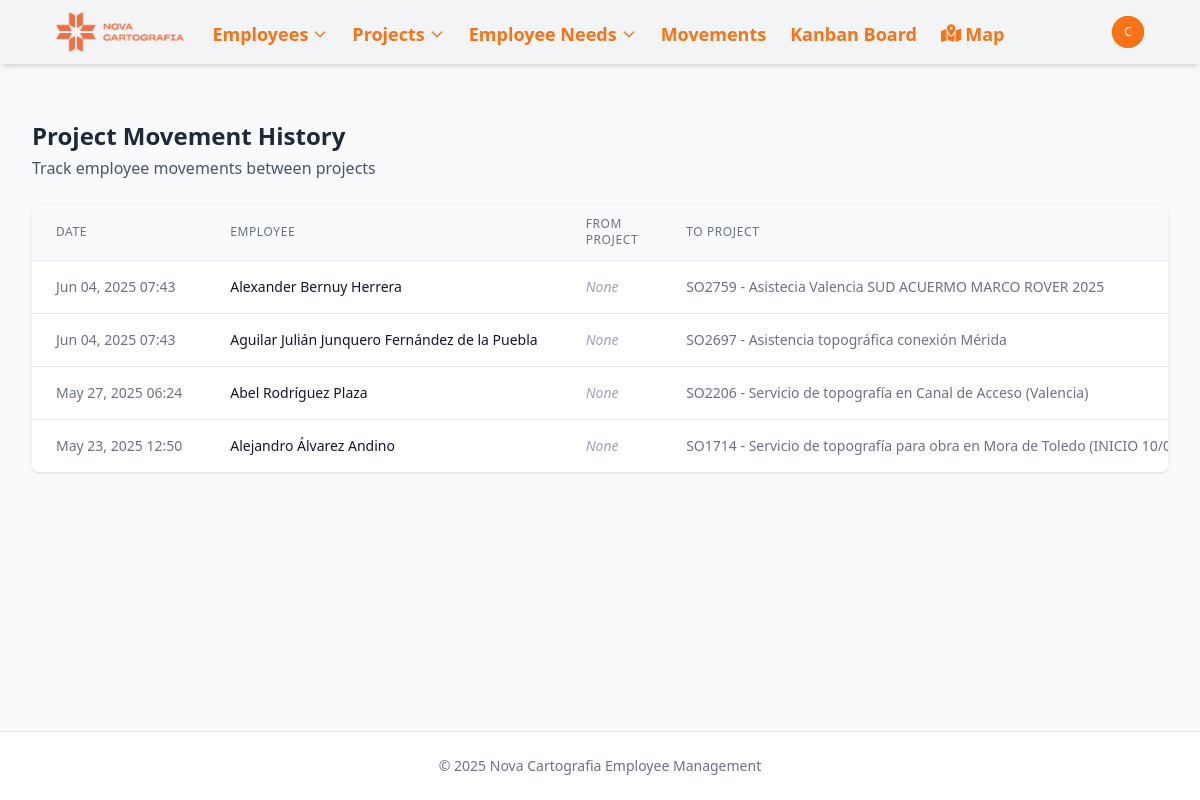
/movements/ (signed in), run on an earlier commit of the app's database.
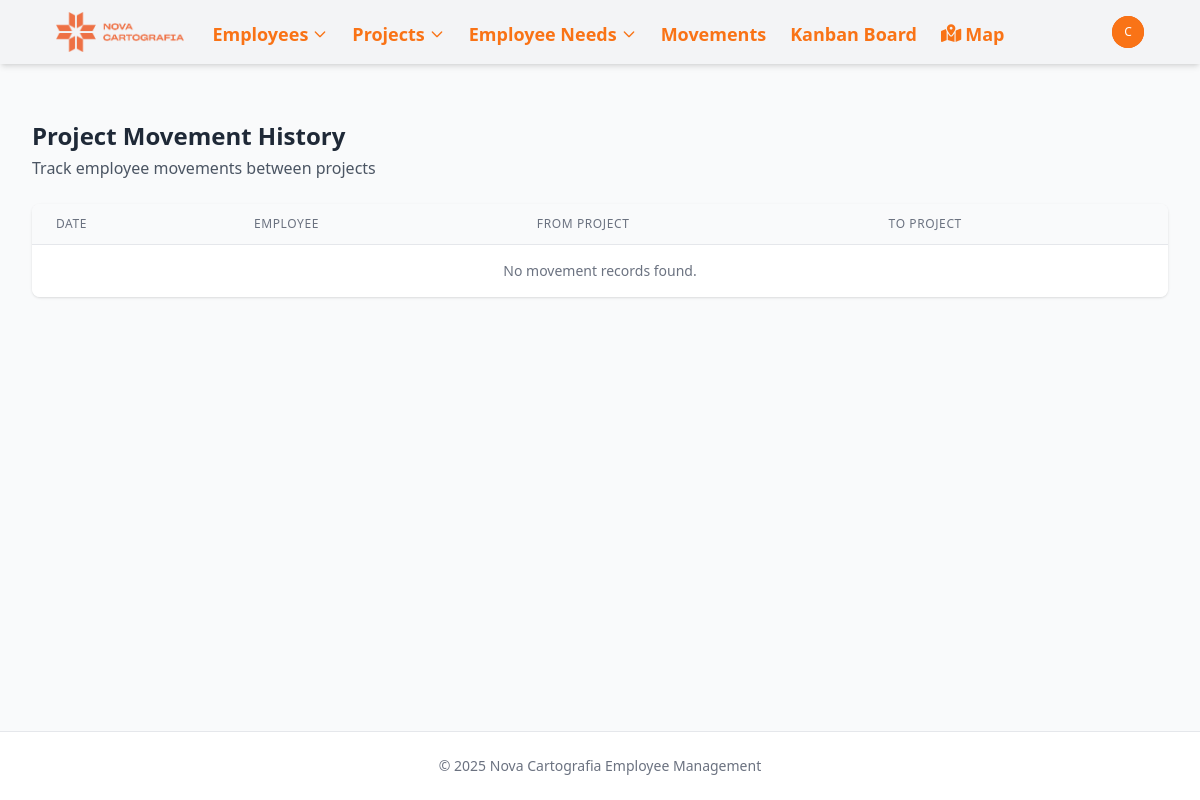
And on a later commit of the database.
### novacartografia_employee_management/models.py (models this page shows, shortened)
class ProjectMovementLine(models.Model):
    project = models.ForeignKey(Project, on_delete=models.CASCADE, related_name='movements')
    employee = models.ForeignKey(Employee, on_delete=models.CASCADE, related_name='project_movements')
    date = models.DateTimeField(default=timezone.now)
    previous_project = models.ForeignKey(
        Project,
        on_delete=models.SET_NULL,
        null=True,
        blank=True,
        related_name='outgoing_movements'
    )
    class Meta:
        ordering = ['-date']  # Most recent movements first

class Employee(models.Model):
    name = models.CharField(max_length=100)
    job = models.CharField(max_length=100)
    project_id = models.ForeignKey(Project, on_delete=models.SET_NULL, related_name='employee_set', blank=True, null=True)
    street = models.CharField(max_length=100, blank=True, null=True)
    city = models.CharField(max_length=100, blank=True, null=True)
    active = models.BooleanField(default=True, help_text="Indicates if the employee is currently active")
    start_date = models.DateField(default=timezone.now, help_text="When the employee started working", null=True, blank=True)
    end_date = models.DateField(blank=True, null=True, help_text="When the employee ended working, if applicable")
    state = models.CharField(max_length=50, default='valencia',
           choices=[
                ('Araba (Álava)', 'Álava'),
                ('Albacete', 'Albacete'),
                ('Alacant (Alicante)', 'Alicante'),
                ('Almería', 'Almería'),
                ('Asturias', 'Asturias'),
                ('Ávila', 'Ávila'),
                ('Badajoz', 'Badajoz'),
                ('Barcelona', 'Barcelona'),
                ('Burgos', 'Burgos'),
                ('Cáceres', 'Cáceres'),
                ('Cádiz', 'Cádiz'),
                ('Cantabria', 'Cantabria'),
                ('Castelló (Castellón)', 'Castellón'),
                ('Ceuta', 'Ceuta'),
                ('Ciudad Real', 'Ciudad Real'),
                ('Córdoba', 'Córdoba'),
                ('Cuenca', 'Cuenca'),
                ('Gerona', 'Gerona'),
                ('Granada', 'Granada'),
                ('Guadalajara', 'Guadalajara'),
                ('Gipuzkoa (Guipúzcoa)', 'Guipúzcoa'),
                ('Huelva', 'Huelva'),
                ('Huesca', 'Huesca'),
                ('Islas Baleares', 'Islas Baleares'),
                ('Jaén', 'Jaén'),
                ('A Coruña (La Coruña)', 'La Coruña'),
                ('La Rioja', 'La Rioja'),
                ('Las Palmas', 'Las Palmas'),
                ('León', 'León'),
                ('Lérida', 'Lérida'),
                ('Lleida', 'Lérida'),  # Agregado porque aparece en tu CSV
                ('Lugo', 'Lugo'),
                ('Madrid', 'Madrid'),
                ('Málaga', 'Málaga'),
                ('Melilla', 'Melilla'),
                ('Murcia', 'Murcia'),
                ('Navarra (Nafarroa)', 'Navarra'),  # Corregido para coincidir con el CSV
                ('Orense', 'Orense'),
                ('Palencia', 'Palencia'),
                ('Pontevedra', 'Pontevedra'),
                ('Salamanca', 'Salamanca'),
                ('Santa Cruz de Tenerife', 'Santa Cruz de Tenerife'),
                ('Segovia', 'Segovia'),
                ('Sevilla', 'Sevilla'),
                ('Soria', 'Soria'),
                ('Tarragona', 'Tarragona'),
                ('Teruel', 'Teruel'),
                ('Toledo', 'Toledo'),
                ('Valencia', 'Valencia'),
                ('Valladolid', 'Valladolid'),
                ('Bizkaia (Vizcaya)', 'Vizcaya'),
                ('Zamora', 'Zamora'),
                ('Zaragoza', 'Zaragoza'),
            ])
    latitude = models.FloatField(null=True, blank=True)
    longitude = models.FloatField(null=True, blank=True)
    academic_training = models.CharField(max_length=100, blank=True, null=True)
    driver_license = models.BooleanField(default=False)
    twenty_hours = models.BooleanField(default=False)
    sixty_hours = models.BooleanField(default=False)
    confine = models.BooleanField(default=False)
    height = models.BooleanField(default=False)
    mining = models.BooleanField(default=False)
    railway_carriage = models.BooleanField(default=False)
    railway_mounting = models.BooleanField(default=False)
    building = models.BooleanField(default=False)
    office_work = models.BooleanField(default=False)
    scanner = models.BooleanField(default=False)
    leveling = models.BooleanField(default=False)
    static = models.BooleanField(default=False)
    drag = models.BooleanField(default=False)
    locked = models.BooleanField(default=False, help_text="Indicates if the employee is locked for a future project")

class Project(models.Model):
    PROJECT_TYPES = [
        ('external', 'Obra'),
        ('project', 'Proyecto'),
    ]
    MANAGER_TYPES = [
        ('Jose Cuesta Mejías', 'Cuesta'),
        ('Javier Marín Gimeno', 'Javi'),
        ('Guillermo Boscá Gómez', 'Guillermo'),
        ('Miguel Ángel Martínez García', 'Miguel Ángel'),
        ('Óscar López Valverde', 'Óscar'),
    ]
    name = models.CharField(max_length=100)
    type = models.CharField(max_length=50, choices=PROJECT_TYPES, default='proyecto')
    description = models.TextField(blank=True, null=True)
    manager = models.CharField(max_length=50, choices=MANAGER_TYPES, null=True, blank=True)
    state = models.CharField(max_length=50, null=True, blank=True, )
    academic_training = models.CharField(max_length=100, blank=True, null=True)
    twenty_hours = models.BooleanField(default=False)
    sixty_hours = models.BooleanField(default=False)
    confine = models.BooleanField(default=False)
    height = models.BooleanField(default=False)
    mining = models.BooleanField(default=False)
    railway_carriage = models.BooleanField(default=False)
    railway_mounting = models.BooleanField(default=False)
    building = models.BooleanField(default=False)
    office_work = models.BooleanField(default=False)
    scanner = models.BooleanField(default=False)
    leveling = models.BooleanField(default=False)
    static = models.BooleanField(default=False)
    drag = models.BooleanField(default=False)

### novacartografia_employee_management/views.py (the view)
# urls.py: path('movements/', views.movement_list, name='movement_list'),
@login_required
def movement_list(request):
    movements = ProjectMovementLine.objects.all().order_by('-date')
    return render(request, 'novacartografia_employee_management/movement_list.html', {
        'movements': movements
    })

### templates/novacartografia_employee_management/movement_list.html (shortened to what this page needs)
{% extends "base.html" %}
{% block content %}
<div class="mb-6">
    <h2 class="text-2xl font-bold text-gray-800">Project Movement History</h2>
    <p class="text-gray-600 mt-1">Track employee movements between projects</p>
</div>
<div class="bg-white shadow overflow-hidden rounded-lg">
    <div class="overflow-x-auto">
        <table class="min-w-full divide-y divide-gray-200">
            <thead class="bg-gray-50">
                <tr>
                    <th scope="col" class="px-6 py-3 text-left text-xs font-medium text-gray-500 uppercase tracking-wider">Date</th>
                    <th scope="col" class="px-6 py-3 text-left text-xs font-medium text-gray-500 uppercase tracking-wider">Employee</th>
                    <th scope="col" class="px-6 py-3 text-left text-xs font-medium text-gray-500 uppercase tracking-wider">From Project</th>
                    <th scope="col" class="px-6 py-3 text-left text-xs font-medium text-gray-500 uppercase tracking-wider">To Project</th>
                </tr>
            </thead>
            <tbody class="bg-white divide-y divide-gray-200">
                {% for movement in movements %}
                <tr class="hover:bg-gray-50">
                    <td class="px-6 py-4 whitespace-nowrap text-sm text-gray-500">
                        {{ movement.date|date:"M d, Y H:i" }}
                    </td>
                    <td class="px-6 py-4 whitespace-nowrap text-sm font-medium text-gray-900">
                        <a href="{% url 'employee_detail' movement.employee.id %}" class="text-primary-600 hover:text-primary-900">
                            {{ movement.employee.name }}
                        </a>
                    </td>
                    <td class="px-6 py-4 whitespace-nowrap text-sm text-gray-500">
                        {% if movement.previous_project %}
                            <a href="{% url 'project_detail' movement.previous_project.id %}" class="text-primary-600 hover:text-primary-900">
                                {{ movement.previous_project.name }}
                            </a>
                        {% else %}
                            <span class="text-gray-400 italic">None</span>
                        {% endif %}
                    </td>
                    <td class="px-6 py-4 whitespace-nowrap text-sm text-gray-500">
                        <a href="{% url 'project_detail' movement.project.id %}" class="text-primary-600 hover:text-primary-900">
                            {{ movement.project.name }}
                        </a>
                    </td>
                </tr>
                {% empty %}
                <tr>
                    <td colspan="4" class="px-6 py-4 text-center text-sm text-gray-500">No movement records found.</td>
                </tr>
                {% endfor %}
            </tbody>
        </table>
    </div>
</div>
{% endblock %}

### templates/base.html (shortened to what this page needs)
<!DOCTYPE html>
<html lang="en">
<head>
    <script src="https://cdn.tailwindcss.com"></script>
    <link rel="stylesheet" href="https://cdnjs.cloudflare.com/ajax/libs/font-awesome/6.7.2/css/all.min.css">
    {% load static %}
    <script src="{% static 'js/tailwind.config.js' %}"></script>
</head>
<body class="bg-gray-50 min-h-screen flex flex-col ">
    <nav class="navbar-drpdown-container bg-gray-100 shadow-md">
        <div class="content-container">
            <div class="flex justify-between h-16 ml-6">
                <div class="flex items-center">
                    <div class="flex-shrink-0 flex items-center">
                        <a href="{% url 'home' %}" class="text-orange-500 font-bold text-xl">
                            <img class="mx-auto h-10 w-auto" src="{% static 'images/952.png' %}" alt="Nova Workers Management Logo">
                        </a>
                    </div>
                    <div class="hidden sm:ml-6 sm:flex sm:space-x-4">
                        <div class="relative" x-data="{ navEmployeesOpen: false }">
                            <button @click="navEmployeesOpen = !navEmployeesOpen" class="text-orange-500 hover:text-orange-700 border-transparent inline-flex items-center px-1 pt-1 text-lg font-bold">
                                <span>Employees</span>
                                <svg class="ml-1 w-4 h-4" fill="none" stroke="currentColor" viewBox="0 0 24 24" xmlns="http://www.w3.org/2000/svg"><path stroke-linecap="round" stroke-linejoin="round" stroke-width="2" d="M19 9l-7 7-7-7"></path></svg>
                            </button>
                        </div>
                        <div class="relative" x-data="{ navProjectsOpen: false }">
                            <button @click="navProjectsOpen = !navProjectsOpen" class="text-orange-500 hover:text-orange-700 border-transparent inline-flex items-center px-1 pt-1 text-lg font-bold">
                                <span>Projects</span>
                                <svg class="ml-1 w-4 h-4" fill="none" stroke="currentColor" viewBox="0 0 24 24" xmlns="http://www.w3.org/2000/svg"><path stroke-linecap="round" stroke-linejoin="round" stroke-width="2" d="M19 9l-7 7-7-7"></path></svg>
                            </button>
                        </div>
                        <div class="relative" x-data="{ navNeedsOpen: false }">
                            <button @click="navNeedsOpen = !navNeedsOpen" class="text-orange-500 hover:text-orange-700 border-transparent inline-flex items-center px-1 pt-1 text-lg font-bold">
                                <span>Employee Needs</span>
                                <svg class="ml-1 w-4 h-4" fill="none" stroke="currentColor" viewBox="0 0 24 24" xmlns="http://www.w3.org/2000/svg"><path stroke-linecap="round" stroke-linejoin="round" stroke-width="2" d="M19 9l-7 7-7-7"></path></svg>
                            </button>
                        </div>
                        <a href="{% url 'movement_list' %}" class="text-orange-500 hover:text-orange-700 border-transparent inline-flex items-center px-1 pt-1 text-lg font-bold">
                            Movements
                        </a>
                        <a href="{% url 'kanban_board' %}" class="text-orange-500 hover:text-orange-700 border-transparent inline-flex items-center px-1 pt-1 text-lg font-bold">
                            Kanban Board
                        </a>
                        <a href="{% url 'project_map' %}" class="text-orange-500 hover:text-orange-700 border-transparent inline-flex items-center px-1 pt-1 text-lg font-bold">
                            <i class="fas fa-map-marked-alt mr-1"></i> Map
                        </a>
                    </div>
                </div>
                <div class="hidden sm:ml-6 mr-6 sm:flex sm:items-center">
                    {% if user.is_authenticated %}
                        <div class="ml-3 relative" x-data="{ open: false }">
                            <div>
                                <button @click="open = !open" type="button" class="bg-orange-600 flex text-sm rounded-full focus:outline-none focus:ring-2 focus:ring-offset-2 focus:ring-offset-primary-800 focus:ring-white">
                                    <span class="inline-flex items-center justify-center h-8 w-8 rounded-full bg-orange-500">
                                        <span class="text-xs font-medium leading-none text-white">{{ user.username|slice:":1" }}</span>
                                    </span>
                                </button>
                            </div>
                        </div>
                    {% else %}
                        <a href="{% url 'login' %}" class="text-gray-100 hover:text-white text-sm font-medium">Login</a>
                    {% endif %}
                </div>
            </div>
        </div>
    </nav>
    <div class="content-container py-4">
    </div>
    <main class="flex-grow">
        <div class="content-container py-6">
            {% block content %}{% endblock %}
        </div>
    </main>
    <footer class="bg-white border-t border-gray-200">
        <div class="content-container py-6">
            <p class="text-center text-sm text-gray-500">&copy; {% now "Y" %} Nova Cartografia Employee Management</p>
        </div>
    </footer>
</body>
</html>

What changed in the data, as far as the page shows it:
removed ProjectMovementLine: date "Jun 04, 2025 07:43", employee.name "Alexander Bernuy Herrera", shows "None", project.name "SO2759 - Asistecia Valencia SUD ACUERMO MARCO ROVER 2025"
removed ProjectMovementLine: date "Jun 04, 2025 07:43", employee.name "Aguilar Julián Junquero Fernández de la Puebla", shows "None", project.name "SO2697 - Asistencia topográfica conexión Mérida"
removed ProjectMovementLine: date "May 27, 2025 06:24", employee.name "Abel Rodríguez Plaza", shows "None", project.name "SO2206 - Servicio de topografía en Canal de Acceso (Valencia)"
removed ProjectMovementLine: date "May 23, 2025 12:50", employee.name "Alejandro Álvarez Andino", shows "None", project.name "SO1714 - Servicio de topografía para obra en Mora de Toledo (INICIO…"
Also different on the page:
text now shown: "No movement records found."
